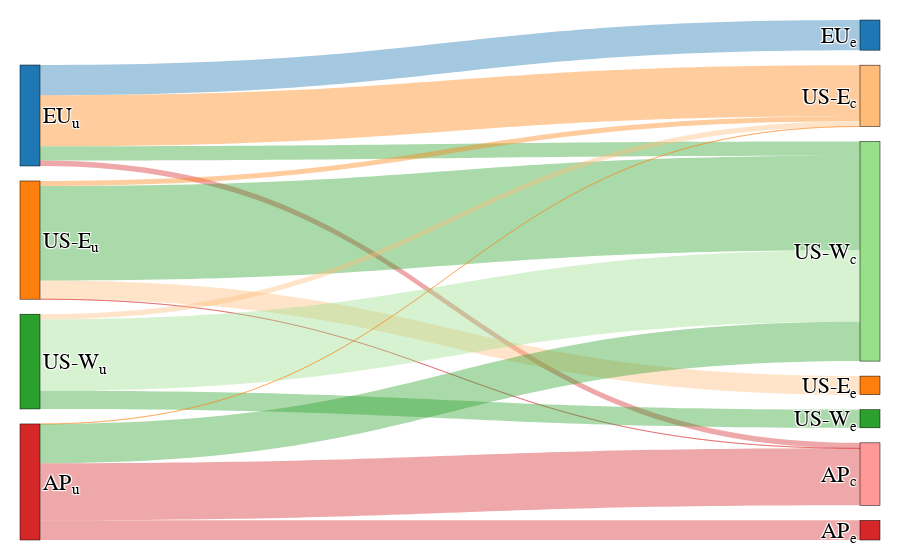
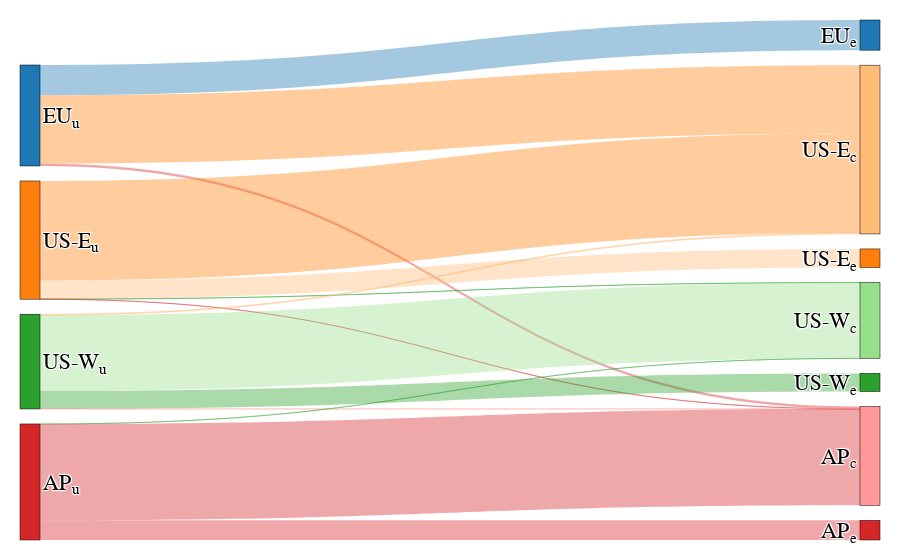
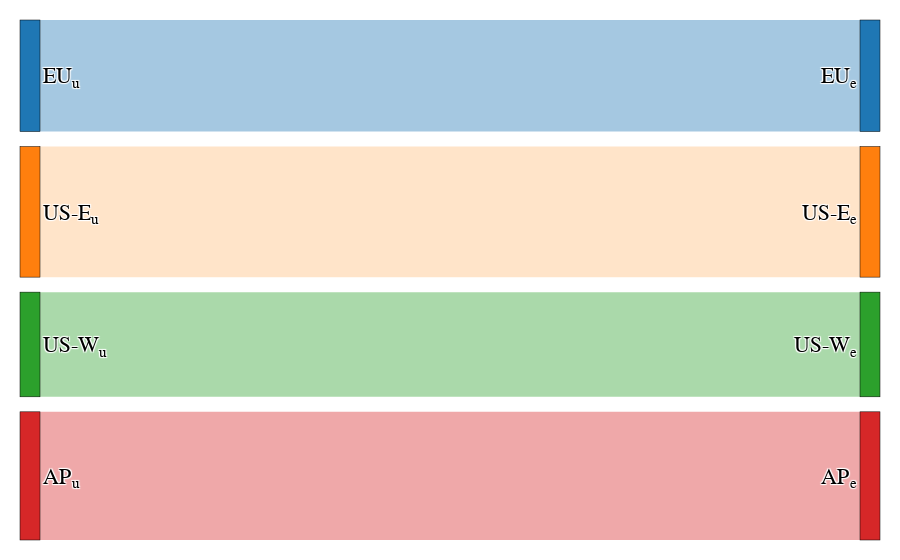
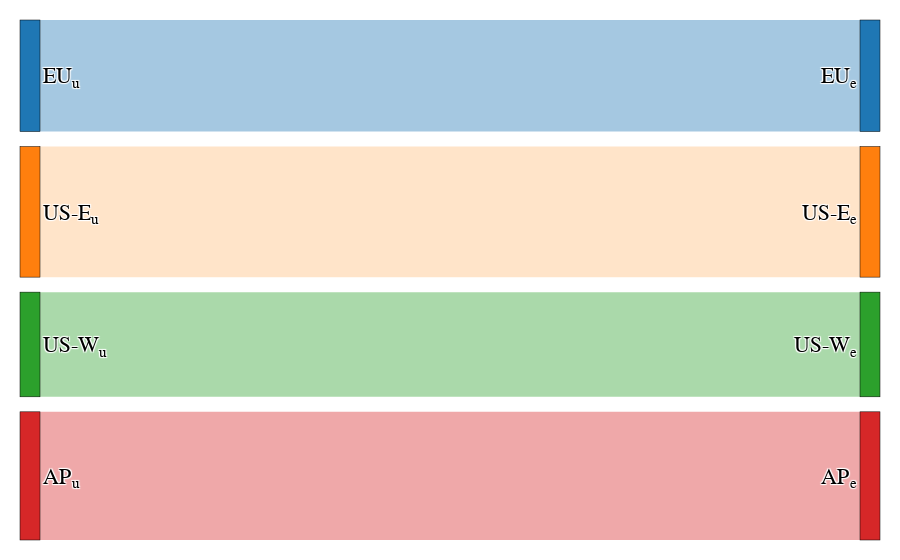

Here is the notebook cell these charts were saved with, in order:
### Code cell
def hex_to_rgb(x):
    x = x[1:]
    return tuple(int(x[i:i+2], 16) for i in (0, 2, 4))

df_s = df_reg_dist_gr[df_reg_dist_gr.Approach=="EdaropC"]
def plot_dist_sankey(df: pd.DataFrame, title: str):
    """Recevies a region distribution DataFrame like this:
    
       Variant Reg_src Reg_dst      Requests
    0  EdaropC       H       M  2.250685e+07
    1  EdaropC       H       O  2.358489e+07
    2  EdaropC       H      NV  2.323511e+08
    3  EdaropC       H       F -1.862645e-09
    4  EdaropC       H       D  0.000000e+00
    
    And plots a Sankey plot of how the requests are distributed
    """
    regs_src = df.Reg_src.unique()
    num_src_regs = len(regs_src)
    
    regs_dst = list(df.Reg_dst.unique())
    regs_dst.reverse()
    
    label = [*regs_src, *regs_dst]
    label = [clean_label(l) for l in label]

    source = []
    target = []
    value = []
    for rs_i, rs in enumerate(regs_src):
        for rd_i, rd in enumerate(regs_dst):
            source.append(rs_i)
            target.append(num_src_regs+rd_i)
            value.append(int(df.query(f"Reg_src == r'{rs}' and Reg_dst == r'{rd}'").Requests))

    secondary_colors = tuple(cm.tab20.colors[x] for x in range(1,num_src_regs*2+1,2))
    node_rgb_color = cm.tab10.colors[:num_src_regs] + cm.tab10.colors[:num_src_regs] + secondary_colors
    node_color = [matplotlib.colors.rgb2hex(c) for c in node_rgb_color]
    link_color = node_color.copy()*num_src_regs

    link_color = ['rgba({},{},{}, 0.4)'.format(
        hex_to_rgb(x)[0],
        hex_to_rgb(x)[1],
        hex_to_rgb(x)[2]) for x in link_color]

    fig = go.Figure(data=[go.Sankey(
        node = dict(
          pad = 15,
          thickness = 20,
          line = dict(color = "black", width = 0.5),
          label = label,
          color = node_color,
        ),
        link = dict(
          source = source,
          target = target,
          value = value,
          color = link_color,
      ))])

    fig.update_layout(
        margin=dict(l=20, r=20, t=20, b=20),
        font=dict(
            family="Arial",
            size=22,
            color="Black"
            )
    )
    fig.show()
    fig.write_image(FIG_DIR / f"dist_{title}.png", scale=2)
    
for v in variants:
    plot_dist_sankey(df_reg_dist_gr[df_reg_dist_gr.Approach==v], title=v)

### Figure 1 — Plotly figure (JSON) as saved in the notebook; plotly's stock layout.template omitted (floating-point values rounded to 4 significant figures)
{"data": [{"link": {"color": ["rgba(31,119,180, 0.4)", "rgba(255,127,14, 0.4)", "rgba(44,160,44, 0.4)", "rgba(214,39,40, 0.4)", "rgba(31,119,180, 0.4)", "rgba(255,127,14, 0.4)", "rgba(44,160,44, 0.4)", "rgba(214,39,40, 0.4)", "rgba(174,199,232, 0.4)", "rgba(255,187,120, 0.4)", "rgba(152,223,138, 0.4)", "rgba(255,152,150, 0.4)", "rgba(31,119,180, 0.4)", "rgba(255,127,14, 0.4)", "rgba(44,160,44, 0.4)", "rgba(214,39,40, 0.4)", "rgba(31,119,180, 0.4)", "rgba(255,127,14, 0.4)", "rgba(44,160,44, 0.4)", "rgba(214,39,40, 0.4)", "rgba(174,199,232, 0.4)", "rgba(255,187,120, 0.4)", "rgba(152,223,138, 0.4)", "rgba(255,152,150, 0.4)", "rgba(31,119,180, 0.4)", "rgba(255,127,14, 0.4)", "rgba(44,160,44, 0.4)", "rgba(214,39,40, 0.4)", "rgba(31,119,180, 0.4)", "rgba(255,127,14, 0.4)", "rgba(44,160,44, 0.4)", "rgba(214,39,40, 0.4)", "rgba(174,199,232, 0.4)", "rgba(255,187,120, 0.4)", "rgba(152,223,138, 0.4)", "rgba(255,152,150, 0.4)", "rgba(31,119,180, 0.4)", "rgba(255,127,14, 0.4)", "rgba(44,160,44, 0.4)", "rgba(214,39,40, 0.4)", "rgba(31,119,180, 0.4)", "rgba(255,127,14, 0.4)", "rgba(44,160,44, 0.4)", "rgba(214,39,40, 0.4)", "rgba(174,199,232, 0.4)", "rgba(255,187,120, 0.4)", "rgba(152,223,138, 0.4)", "rgba(255,152,150, 0.4)"], "source": [0, 0, 0, 0, 0, 0, 0, 0, 1, 1, 1, 1, 1, 1, 1, 1, 2, 2, 2, 2, 2, 2, 2, 2, 3, 3, 3, 3, 3, 3, 3, 3], "target": [4, 5, 6, 7, 8, 9, 10, 11, 4, 5, 6, 7, 8, 9, 10, 11, 4, 5, 6, 7, 8, 9, 10, 11, 4, 5, 6, 7, 8, 9, 10, 11], "value": [118585235, 0, 0, 0, 0, 200904921, 55808511, 21729398, 0, 73138202, 0, 0, 0, 19505008, 372070501, 36046, 0, 0, 71255405, 0, 0, 20630197, 280708750, 0, 0, 0, 0, 77222416, 0, 47071, 154854703, 224112795]}, "node": {"color": ["#1f77b4", "#ff7f0e", "#2ca02c", "#d62728", "#1f77b4", "#ff7f0e", "#2ca02c", "#d62728", "#aec7e8", "#ffbb78", "#98df8a", "#ff9896"], "label": ["EU<sub>u</sub>", "US-E<sub>u</sub>", "US-W<sub>u</sub>", "AP<sub>u</sub>", "EU<sub>e</sub>", "US-E<sub>e</sub>", "US-W<sub>e</sub>", "AP<sub>e</sub>", "EU<sub>c</sub>", "US-E<sub>c</sub>", "US-W<sub>c</sub>", "AP<sub>c</sub>"], "line": {"color": "black", "width": 0.5}, "pad": 15, "thickness": 20}, "type": "sankey"}], "layout": {"font": {"color": "Black", "family": "Arial", "size": 22}, "margin": {"b": 20, "l": 20, "r": 20, "t": 20}}}

### Figure 2 — Plotly figure (JSON) as saved in the notebook; plotly's stock layout.template omitted (floating-point values rounded to 4 significant figures)
{"data": [{"link": {"color": ["rgba(31,119,180, 0.4)", "rgba(255,127,14, 0.4)", "rgba(44,160,44, 0.4)", "rgba(214,39,40, 0.4)", "rgba(31,119,180, 0.4)", "rgba(255,127,14, 0.4)", "rgba(44,160,44, 0.4)", "rgba(214,39,40, 0.4)", "rgba(174,199,232, 0.4)", "rgba(255,187,120, 0.4)", "rgba(152,223,138, 0.4)", "rgba(255,152,150, 0.4)", "rgba(31,119,180, 0.4)", "rgba(255,127,14, 0.4)", "rgba(44,160,44, 0.4)", "rgba(214,39,40, 0.4)", "rgba(31,119,180, 0.4)", "rgba(255,127,14, 0.4)", "rgba(44,160,44, 0.4)", "rgba(214,39,40, 0.4)", "rgba(174,199,232, 0.4)", "rgba(255,187,120, 0.4)", "rgba(152,223,138, 0.4)", "rgba(255,152,150, 0.4)", "rgba(31,119,180, 0.4)", "rgba(255,127,14, 0.4)", "rgba(44,160,44, 0.4)", "rgba(214,39,40, 0.4)", "rgba(31,119,180, 0.4)", "rgba(255,127,14, 0.4)", "rgba(44,160,44, 0.4)", "rgba(214,39,40, 0.4)", "rgba(174,199,232, 0.4)", "rgba(255,187,120, 0.4)", "rgba(152,223,138, 0.4)", "rgba(255,152,150, 0.4)", "rgba(31,119,180, 0.4)", "rgba(255,127,14, 0.4)", "rgba(44,160,44, 0.4)", "rgba(214,39,40, 0.4)", "rgba(31,119,180, 0.4)", "rgba(255,127,14, 0.4)", "rgba(44,160,44, 0.4)", "rgba(214,39,40, 0.4)", "rgba(174,199,232, 0.4)", "rgba(255,187,120, 0.4)", "rgba(152,223,138, 0.4)", "rgba(255,152,150, 0.4)"], "source": [0, 0, 0, 0, 0, 0, 0, 0, 1, 1, 1, 1, 1, 1, 1, 1, 2, 2, 2, 2, 2, 2, 2, 2, 3, 3, 3, 3, 3, 3, 3, 3], "target": [4, 5, 6, 7, 8, 9, 10, 11, 4, 5, 6, 7, 8, 9, 10, 11, 4, 5, 6, 7, 8, 9, 10, 11, 4, 5, 6, 7, 8, 9, 10, 11], "value": [118585235, 0, 0, 0, 0, 268860964, 0, 9581866, 0, 73139821, 0, 0, 0, 391150537, 438559, 20840, 0, 0, 71255405, 0, 0, 3559171, 297770700, 9076, 0, 0, 0, 77222416, 0, 0, 1, 379014568]}, "node": {"color": ["#1f77b4", "#ff7f0e", "#2ca02c", "#d62728", "#1f77b4", "#ff7f0e", "#2ca02c", "#d62728", "#aec7e8", "#ffbb78", "#98df8a", "#ff9896"], "label": ["EU<sub>u</sub>", "US-E<sub>u</sub>", "US-W<sub>u</sub>", "AP<sub>u</sub>", "EU<sub>e</sub>", "US-E<sub>e</sub>", "US-W<sub>e</sub>", "AP<sub>e</sub>", "EU<sub>c</sub>", "US-E<sub>c</sub>", "US-W<sub>c</sub>", "AP<sub>c</sub>"], "line": {"color": "black", "width": 0.5}, "pad": 15, "thickness": 20}, "type": "sankey"}], "layout": {"font": {"color": "Black", "family": "Arial", "size": 22}, "margin": {"b": 20, "l": 20, "r": 20, "t": 20}}}

### Figure 3 — Plotly figure (JSON) as saved in the notebook; plotly's stock layout.template omitted (floating-point values rounded to 4 significant figures)
{"data": [{"link": {"color": ["rgba(31,119,180, 0.4)", "rgba(255,127,14, 0.4)", "rgba(44,160,44, 0.4)", "rgba(214,39,40, 0.4)", "rgba(31,119,180, 0.4)", "rgba(255,127,14, 0.4)", "rgba(44,160,44, 0.4)", "rgba(214,39,40, 0.4)", "rgba(174,199,232, 0.4)", "rgba(255,187,120, 0.4)", "rgba(152,223,138, 0.4)", "rgba(255,152,150, 0.4)", "rgba(31,119,180, 0.4)", "rgba(255,127,14, 0.4)", "rgba(44,160,44, 0.4)", "rgba(214,39,40, 0.4)", "rgba(31,119,180, 0.4)", "rgba(255,127,14, 0.4)", "rgba(44,160,44, 0.4)", "rgba(214,39,40, 0.4)", "rgba(174,199,232, 0.4)", "rgba(255,187,120, 0.4)", "rgba(152,223,138, 0.4)", "rgba(255,152,150, 0.4)", "rgba(31,119,180, 0.4)", "rgba(255,127,14, 0.4)", "rgba(44,160,44, 0.4)", "rgba(214,39,40, 0.4)", "rgba(31,119,180, 0.4)", "rgba(255,127,14, 0.4)", "rgba(44,160,44, 0.4)", "rgba(214,39,40, 0.4)", "rgba(174,199,232, 0.4)", "rgba(255,187,120, 0.4)", "rgba(152,223,138, 0.4)", "rgba(255,152,150, 0.4)", "rgba(31,119,180, 0.4)", "rgba(255,127,14, 0.4)", "rgba(44,160,44, 0.4)", "rgba(214,39,40, 0.4)", "rgba(31,119,180, 0.4)", "rgba(255,127,14, 0.4)", "rgba(44,160,44, 0.4)", "rgba(214,39,40, 0.4)", "rgba(174,199,232, 0.4)", "rgba(255,187,120, 0.4)", "rgba(152,223,138, 0.4)", "rgba(255,152,150, 0.4)"], "source": [0, 0, 0, 0, 0, 0, 0, 0, 1, 1, 1, 1, 1, 1, 1, 1, 2, 2, 2, 2, 2, 2, 2, 2, 3, 3, 3, 3, 3, 3, 3, 3], "target": [4, 5, 6, 7, 8, 9, 10, 11, 4, 5, 6, 7, 8, 9, 10, 11, 4, 5, 6, 7, 8, 9, 10, 11, 4, 5, 6, 7, 8, 9, 10, 11], "value": [397028065, 0, 0, 0, 0, 0, 0, 0, 0, 464749757, 0, 0, 0, 0, 0, 0, 0, 0, 372594352, 0, 0, 0, 0, 0, 0, 0, 0, 456236985, 0, 0, 0, 0]}, "node": {"color": ["#1f77b4", "#ff7f0e", "#2ca02c", "#d62728", "#1f77b4", "#ff7f0e", "#2ca02c", "#d62728", "#aec7e8", "#ffbb78", "#98df8a", "#ff9896"], "label": ["EU<sub>u</sub>", "US-E<sub>u</sub>", "US-W<sub>u</sub>", "AP<sub>u</sub>", "EU<sub>e</sub>", "US-E<sub>e</sub>", "US-W<sub>e</sub>", "AP<sub>e</sub>", "EU<sub>c</sub>", "US-E<sub>c</sub>", "US-W<sub>c</sub>", "AP<sub>c</sub>"], "line": {"color": "black", "width": 0.5}, "pad": 15, "thickness": 20}, "type": "sankey"}], "layout": {"font": {"color": "Black", "family": "Arial", "size": 22}, "margin": {"b": 20, "l": 20, "r": 20, "t": 20}}}

### Figure 4 — Plotly figure (JSON) as saved in the notebook; plotly's stock layout.template omitted (floating-point values rounded to 4 significant figures)
{"data": [{"link": {"color": ["rgba(31,119,180, 0.4)", "rgba(255,127,14, 0.4)", "rgba(44,160,44, 0.4)", "rgba(214,39,40, 0.4)", "rgba(31,119,180, 0.4)", "rgba(255,127,14, 0.4)", "rgba(44,160,44, 0.4)", "rgba(214,39,40, 0.4)", "rgba(174,199,232, 0.4)", "rgba(255,187,120, 0.4)", "rgba(152,223,138, 0.4)", "rgba(255,152,150, 0.4)", "rgba(31,119,180, 0.4)", "rgba(255,127,14, 0.4)", "rgba(44,160,44, 0.4)", "rgba(214,39,40, 0.4)", "rgba(31,119,180, 0.4)", "rgba(255,127,14, 0.4)", "rgba(44,160,44, 0.4)", "rgba(214,39,40, 0.4)", "rgba(174,199,232, 0.4)", "rgba(255,187,120, 0.4)", "rgba(152,223,138, 0.4)", "rgba(255,152,150, 0.4)", "rgba(31,119,180, 0.4)", "rgba(255,127,14, 0.4)", "rgba(44,160,44, 0.4)", "rgba(214,39,40, 0.4)", "rgba(31,119,180, 0.4)", "rgba(255,127,14, 0.4)", "rgba(44,160,44, 0.4)", "rgba(214,39,40, 0.4)", "rgba(174,199,232, 0.4)", "rgba(255,187,120, 0.4)", "rgba(152,223,138, 0.4)", "rgba(255,152,150, 0.4)", "rgba(31,119,180, 0.4)", "rgba(255,127,14, 0.4)", "rgba(44,160,44, 0.4)", "rgba(214,39,40, 0.4)", "rgba(31,119,180, 0.4)", "rgba(255,127,14, 0.4)", "rgba(44,160,44, 0.4)", "rgba(214,39,40, 0.4)", "rgba(174,199,232, 0.4)", "rgba(255,187,120, 0.4)", "rgba(152,223,138, 0.4)", "rgba(255,152,150, 0.4)"], "source": [0, 0, 0, 0, 0, 0, 0, 0, 1, 1, 1, 1, 1, 1, 1, 1, 2, 2, 2, 2, 2, 2, 2, 2, 3, 3, 3, 3, 3, 3, 3, 3], "target": [4, 5, 6, 7, 8, 9, 10, 11, 4, 5, 6, 7, 8, 9, 10, 11, 4, 5, 6, 7, 8, 9, 10, 11, 4, 5, 6, 7, 8, 9, 10, 11], "value": [397028065, 0, 0, 0, 0, 0, 0, 0, 0, 464749757, 0, 0, 0, 0, 0, 0, 0, 0, 372594352, 0, 0, 0, 0, 0, 0, 0, 0, 456236985, 0, 0, 0, 0]}, "node": {"color": ["#1f77b4", "#ff7f0e", "#2ca02c", "#d62728", "#1f77b4", "#ff7f0e", "#2ca02c", "#d62728", "#aec7e8", "#ffbb78", "#98df8a", "#ff9896"], "label": ["EU<sub>u</sub>", "US-E<sub>u</sub>", "US-W<sub>u</sub>", "AP<sub>u</sub>", "EU<sub>e</sub>", "US-E<sub>e</sub>", "US-W<sub>e</sub>", "AP<sub>e</sub>", "EU<sub>c</sub>", "US-E<sub>c</sub>", "US-W<sub>c</sub>", "AP<sub>c</sub>"], "line": {"color": "black", "width": 0.5}, "pad": 15, "thickness": 20}, "type": "sankey"}], "layout": {"font": {"color": "Black", "family": "Arial", "size": 22}, "margin": {"b": 20, "l": 20, "r": 20, "t": 20}}}
